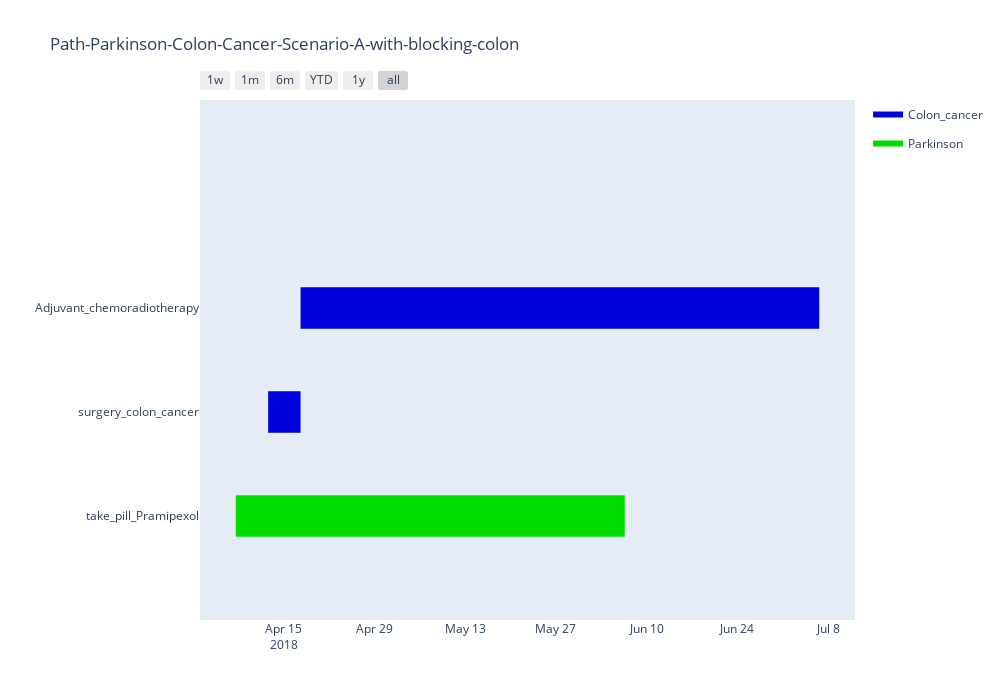

This figure's notebook cell:
### Markdown cell above
### process the aggregated path to provide a better visualization with plotly

### Code cell
!eye --nope ../path/aggreagatedPath-t3-a.n3  ../parkinson/gps-desc.n3  ../colon-cancer/gps-desc.n3 ../engine/path-processor-visual.n3 --query ../engine/path-processor-visual.csvq --strings >../path/aggreagatedPath-plot-t3-a.csv
df_path_a = pd.read_csv('../path/aggreagatedPath-plot-t3-a.csv', sep=',', encoding = 'utf-8')
df_a = [dict(Task=df_path_a.action_name[0], Start=df_path_a.start_time[0], Finish=df_path_a.end_time[0], Resource=df_path_a.map_name[0])]
i=1
while i < len(df_path_a):
    df_a.append( dict(Task=df_path_a.action_name[i], Start=df_path_a.start_time[i], Finish=df_path_a.end_time[i], Resource=df_path_a.map_name[i]) )
    i+=1

colors = dict(Conflict = 'rgb(220, 0, 0)',
              Colon_cancer = 'rgb(0, 0, 220)',
              Parkinson = 'rgb(0, 220, 0)') 
fig_a = ff.create_gantt(df_a, colors=colors, index_col='Resource', show_colorbar=True,  title='Path-Parkinson-Colon-Cancer-Scenario-A-with-blocking-colon')
fig_a['layout'].update(autosize=False, width=1000, height=700, margin=dict(l=200))
iplot(fig_a, show_link=False)

### Figure 1 — Plotly figure (JSON) as saved in the notebook; plotly's stock layout.template omitted (floating-point values rounded to 4 significant figures)
{"data": [{"fill": "toself", "fillcolor": "rgb(0, 0, 220)", "hoverinfo": "name", "legendgroup": "rgb(0, 0, 220)", "mode": "none", "name": "Colon_cancer", "type": "scatter", "x": ["2018-04-12T14:50:33Z", "2018-04-17T14:50:33.0Z", "2018-04-17T14:50:33.0Z", "2018-04-12T14:50:33Z", "2018-04-12T14:50:33Z", "2018-04-17T14:50:33.0Z", "2018-07-06T14:50:33.0Z", "2018-07-06T14:50:33.0Z", "2018-04-17T14:50:33.0Z"], "y": [0.8, 0.8, 1.2, 1.2, null, 1.8, 1.8, 2.2, 2.2]}, {"fill": "toself", "fillcolor": "rgb(0, 220, 0)", "hoverinfo": "name", "legendgroup": "rgb(0, 220, 0)", "mode": "none", "name": "Parkinson", "type": "scatter", "x": ["2018-04-07T14:52:21.0Z", "2018-06-06T14:52:21.0Z", "2018-06-06T14:52:21.0Z", "2018-04-07T14:52:21.0Z"], "y": [-0.2, -0.2, 0.2, 0.2]}, {"legendgroup": "rgb(0, 0, 220)", "marker": {"color": "rgb(0, 0, 220)", "opacity": 0, "size": 1}, "mode": "markers", "name": "", "showlegend": false, "text": [null, null, null, null], "type": "scatter", "x": ["2018-04-12T14:50:33Z", "2018-04-17T14:50:33.0Z", "2018-04-17T14:50:33.0Z", "2018-07-06T14:50:33.0Z"], "y": [1, 1, 2, 2]}, {"legendgroup": "rgb(0, 220, 0)", "marker": {"color": "rgb(0, 220, 0)", "opacity": 0, "size": 1}, "mode": "markers", "name": "", "showlegend": false, "text": [null, null], "type": "scatter", "x": ["2018-04-07T14:52:21.0Z", "2018-06-06T14:52:21.0Z"], "y": [0, 0]}], "layout": {"autosize": false, "height": 700, "hovermode": "closest", "margin": {"l": 200}, "showlegend": true, "title": {"text": "Path-Parkinson-Colon-Cancer-Scenario-A-with-blocking-colon"}, "width": 1000, "xaxis": {"rangeselector": {"buttons": [{"count": 7, "label": "1w", "step": "day", "stepmode": "backward"}, {"count": 1, "label": "1m", "step": "month", "stepmode": "backward"}, {"count": 6, "label": "6m", "step": "month", "stepmode": "backward"}, {"count": 1, "label": "YTD", "step": "year", "stepmode": "todate"}, {"count": 1, "label": "1y", "step": "year", "stepmode": "backward"}, {"step": "all"}]}, "showgrid": false, "type": "date", "zeroline": false}, "yaxis": {"autorange": false, "range": [-1, 4], "showgrid": false, "ticktext": ["take_pill_Pramipexol", "surgery_colon_cancer", "Adjuvant_chemoradiotherapy"], "tickvals": [0, 1, 2], "zeroline": false}}}
